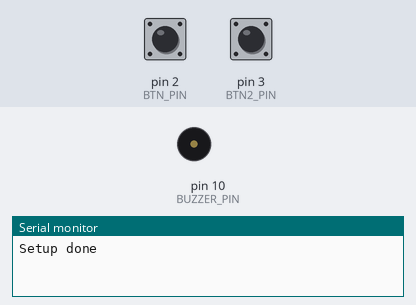
The sketch below on a simulated Arduino Uno, built with avr-gcc and run on an emulated ATmega328P. On the bench: buzzer (waves = sounding), the last lines printed to the serial monitor. The test bench sets the inputs (shaded band); at power-on: pin 2 (BTN_PIN) HIGH, pin 3 (BTN2_PIN) HIGH.

Above: at 1.2 s.
1.3 s: pin 2 (BTN_PIN) pulled LOW for 0.15 s
At 1.9 s:
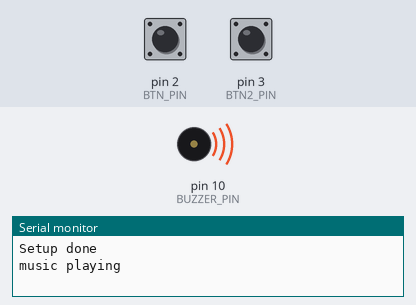
Timing chart, 0 to 10.4 s (numbered marks = the images above; inputs shaded):
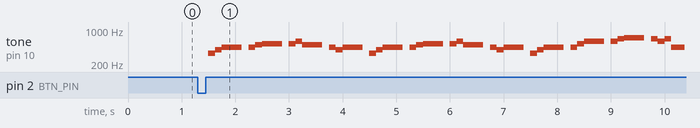

Measured:
- after the input at 1.3 s, tone on pin 10 (BUZZER_PIN): plays 330 Hz for 0.13 s, 392 Hz for 0.13 s, 440 Hz for 0.38 s, 440 Hz for 0.13 s, 494 Hz for 0.13 s, 523 Hz for 0.38 s … (37 notes in this stretch), starting after 0.20 s

The sketch:

buzzer.ino
```cpp
//in this file we can start a song with one button and stop it with another (later replace second button for the vibration module)
//and replace first button when message from transmitter is received

// !!LATER!! maybe use blinking diode when music is playing??

//playing pirates of the caribbean soundtrack
#include <OneButton.h>


const int BUZZER_PIN = 10;
const int BTN_PIN = 2;
const int BTN2_PIN = 3;
int counter=0;
// Change to 0.5 for a slower version of the song, 1.25 for a faster version
const float songSpeed = 1.0;


OneButton button1(BTN_PIN, true);
OneButton button2(BTN2_PIN, true);

// Defining frequency of each music note
#define NOTE_C4 262
#define NOTE_D4 294
#define NOTE_E4 330
#define NOTE_F4 349
#define NOTE_G4 392
#define NOTE_A4 440
#define NOTE_B4 494
#define NOTE_C5 523
#define NOTE_D5 587
#define NOTE_E5 659
#define NOTE_F5 698
#define NOTE_G5 784
#define NOTE_A5 880
#define NOTE_B5 988

// Music notes of the song, 0 is a rest/pulse
int notes[] = {
    NOTE_E4, NOTE_G4, NOTE_A4, NOTE_A4, 0,
    NOTE_A4, NOTE_B4, NOTE_C5, NOTE_C5, 0,
    NOTE_C5, NOTE_D5, NOTE_B4, NOTE_B4, 0,
    NOTE_A4, NOTE_G4, NOTE_A4, 0,

    NOTE_E4, NOTE_G4, NOTE_A4, NOTE_A4, 0,
    NOTE_A4, NOTE_B4, NOTE_C5, NOTE_C5, 0,
    NOTE_C5, NOTE_D5, NOTE_B4, NOTE_B4, 0,
    NOTE_A4, NOTE_G4, NOTE_A4, 0,

    NOTE_E4, NOTE_G4, NOTE_A4, NOTE_A4, 0,
    NOTE_A4, NOTE_C5, NOTE_D5, NOTE_D5, 0,
    NOTE_D5, NOTE_E5, NOTE_F5, NOTE_F5, 0,
    NOTE_E5, NOTE_D5, NOTE_E5, NOTE_A4, 0,

    NOTE_A4, NOTE_B4, NOTE_C5, NOTE_C5, 0,
    NOTE_D5, NOTE_E5, NOTE_A4, 0,
    NOTE_A4, NOTE_C5, NOTE_B4, NOTE_B4, 0,
    NOTE_C5, NOTE_A4, NOTE_B4, 0,

    NOTE_A4, NOTE_A4,
    //Repeat of first part
    NOTE_A4, NOTE_B4, NOTE_C5, NOTE_C5, 0,
    NOTE_C5, NOTE_D5, NOTE_B4, NOTE_B4, 0,
    NOTE_A4, NOTE_G4, NOTE_A4, 0,

    NOTE_E4, NOTE_G4, NOTE_A4, NOTE_A4, 0,
    NOTE_A4, NOTE_B4, NOTE_C5, NOTE_C5, 0,
    NOTE_C5, NOTE_D5, NOTE_B4, NOTE_B4, 0,
    NOTE_A4, NOTE_G4, NOTE_A4, 0,

    NOTE_E4, NOTE_G4, NOTE_A4, NOTE_A4, 0,
    NOTE_A4, NOTE_C5, NOTE_D5, NOTE_D5, 0,
    NOTE_D5, NOTE_E5, NOTE_F5, NOTE_F5, 0,
    NOTE_E5, NOTE_D5, NOTE_E5, NOTE_A4, 0,

    NOTE_A4, NOTE_B4, NOTE_C5, NOTE_C5, 0,
    NOTE_D5, NOTE_E5, NOTE_A4, 0,
    NOTE_A4, NOTE_C5, NOTE_B4, NOTE_B4, 0,
    NOTE_C5, NOTE_A4, NOTE_B4, 0,
    //End of Repeat

    NOTE_E5, 0, 0, NOTE_F5, 0, 0,
    NOTE_E5, NOTE_E5, 0, NOTE_G5, 0, NOTE_E5, NOTE_D5, 0, 0,
    NOTE_D5, 0, 0, NOTE_C5, 0, 0,
    NOTE_B4, NOTE_C5, 0, NOTE_B4, 0, NOTE_A4,

    NOTE_E5, 0, 0, NOTE_F5, 0, 0,
    NOTE_E5, NOTE_E5, 0, NOTE_G5, 0, NOTE_E5, NOTE_D5, 0, 0,
    NOTE_D5, 0, 0, NOTE_C5, 0, 0,
    NOTE_B4, NOTE_C5, 0, NOTE_B4, 0, NOTE_A4};

// Durations (in ms) of each music note of the song
// Quarter Note is 250 ms when songSpeed = 1.0
int durations[] = {
    125, 125, 250, 125, 125,
    125, 125, 250, 125, 125,
    125, 125, 250, 125, 125,
    125, 125, 375, 125,

    125, 125, 250, 125, 125,
    125, 125, 250, 125, 125,
    125, 125, 250, 125, 125,
    125, 125, 375, 125,

    125, 125, 250, 125, 125,
    125, 125, 250, 125, 125,
    125, 125, 250, 125, 125,
    125, 125, 125, 250, 125,

    125, 125, 250, 125, 125,
    250, 125, 250, 125,
    125, 125, 250, 125, 125,
    125, 125, 375, 375,

    250, 125,
    //Rpeat of First Part
    125, 125, 250, 125, 125,
    125, 125, 250, 125, 125,
    125, 125, 375, 125,

    125, 125, 250, 125, 125,
    125, 125, 250, 125, 125,
    125, 125, 250, 125, 125,
    125, 125, 375, 125,

    125, 125, 250, 125, 125,
    125, 125, 250, 125, 125,
    125, 125, 250, 125, 125,
    125, 125, 125, 250, 125,

    125, 125, 250, 125, 125,
    250, 125, 250, 125,
    125, 125, 250, 125, 125,
    125, 125, 375, 375,
    //End of Repeat

    250, 125, 375, 250, 125, 375,
    125, 125, 125, 125, 125, 125, 125, 125, 375,
    250, 125, 375, 250, 125, 375,
    125, 125, 125, 125, 125, 500,

    250, 125, 375, 250, 125, 375,
    125, 125, 125, 125, 125, 125, 125, 125, 375,
    250, 125, 375, 250, 125, 375,
    125, 125, 125, 125, 125, 500};

void setup()
{
   button1.attachClick(music);
   button2.attachClick(stop_music);
   Serial.begin(9600);
   Serial.println("Setup done");
}

void loop()
{
  button1.tick();
  button2.tick();
}
void music()
{
  Serial.println("music playing");

  const int totalNotes = sizeof(notes) / sizeof(int);
  // Loop through each note
  for (int i = 0; i < totalNotes; i++)
  {
    const int currentNote = notes[i];
    float wait = durations[i] / songSpeed;
    // Play tone if currentNote is not 0 frequency, otherwise pause (noTone)
    if (currentNote != 0)
    {
      tone(BUZZER_PIN, notes[i], wait); // tone(pin, frequency, duration)
    }
    else
    {
      noTone(BUZZER_PIN);
    }
    // delay is used to wait for tone to finish playing before moving to next loop
    delay(wait);
    button2.tick();
    if(counter==1)
    {
        break;
    }
  }
  counter=0;
}

void stop_music()
{
  Serial.println("music stopped");
  counter = 1;
}
```
